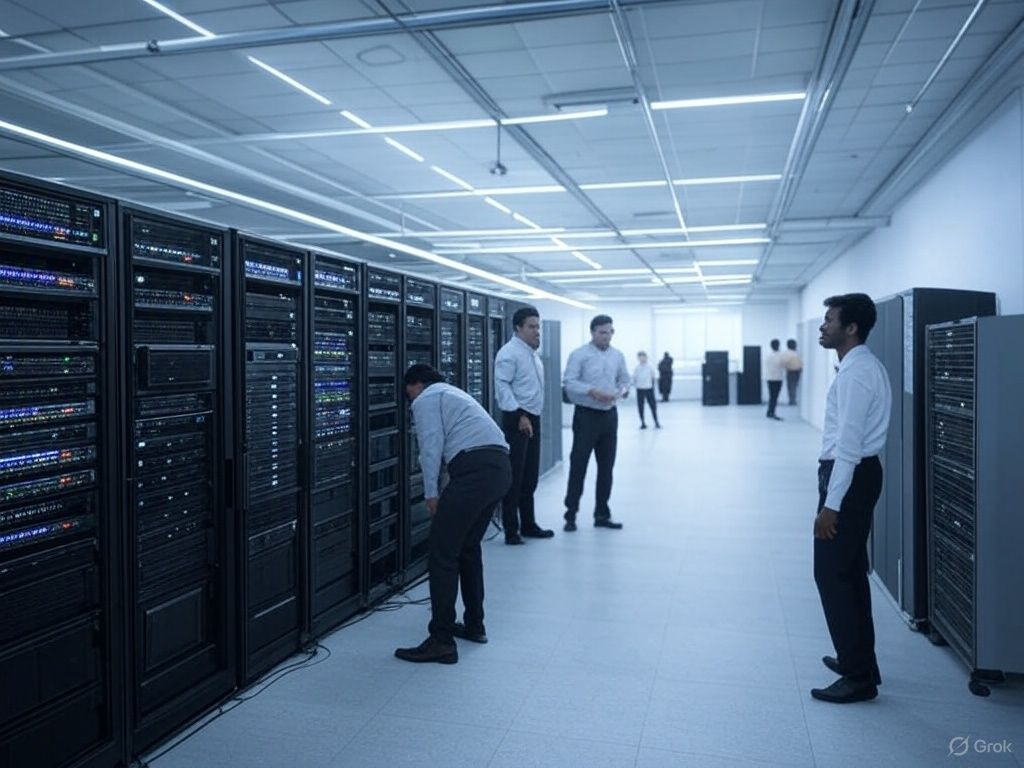
#> input picture cache/10-1920.jpeg, 1024 x 768 px, given in place of layer-base.png, which was not available
$ python composite-software-layers.py ../../cache 5 1.0
#> lines starting #> are read from the running program, lines starting #| are printed output that depends on the picture; pictures that were not available may be replaced by others from this repository, and a replacement may not be noted
"""Composite native, identically framed Blender passes in linear-light RGB."""
import sys
from pathlib import Path
from PIL import Image
import numpy as np
folder=Path(sys.argv[1]);frame=int(sys.argv[2]);opacity=float(sys.argv[3]);assert 0<=opacity<=1
# Work in linear light to avoid a dark fringe around fine glyph contours.
def linear(x):return np.where(x<=.04045,x/12.92,((x+.055)/1.055)**2.4)
def read(name):
#> called with name = 'base'
 a=np.asarray(Image.open(folder/f'layer-{name}.png').convert('RGBA'),dtype=np.float32)/255
 return linear(a[:,:,:3]),a[:,:,3:4]
#> in linear, `def linear(x):return np.where(x<=.04045,x/12.92,((x+.055)/1.055)**2.4)`:
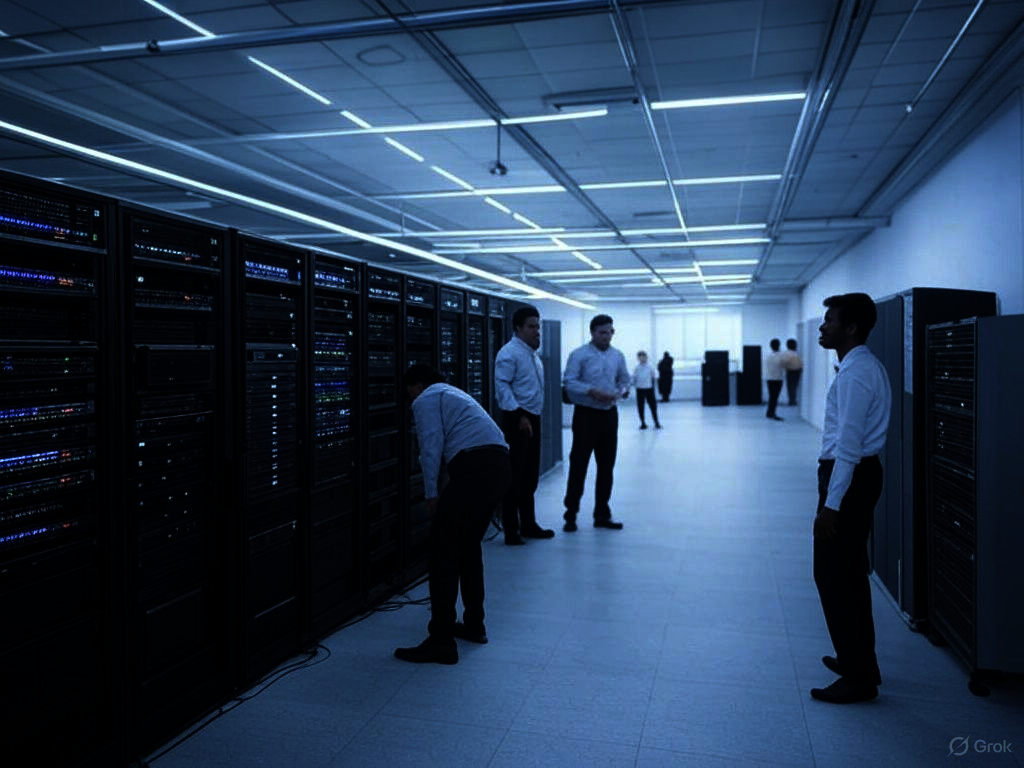
#> returned value: shape (768, 1024, 3) float32; mean of channels 0, 1, 2 0.168, 0.251, 0.354; drawn as R, G, B
base,ba=read('base')
#> ba: shape (768, 1024, 1) float32; every value is 1
for name,weight in [('glass',opacity),('front',1)]:
 rgb,a=read(name);a*=weight;base=rgb*a+base*(1-a)
#> call 2 of read, with name = 'glass'
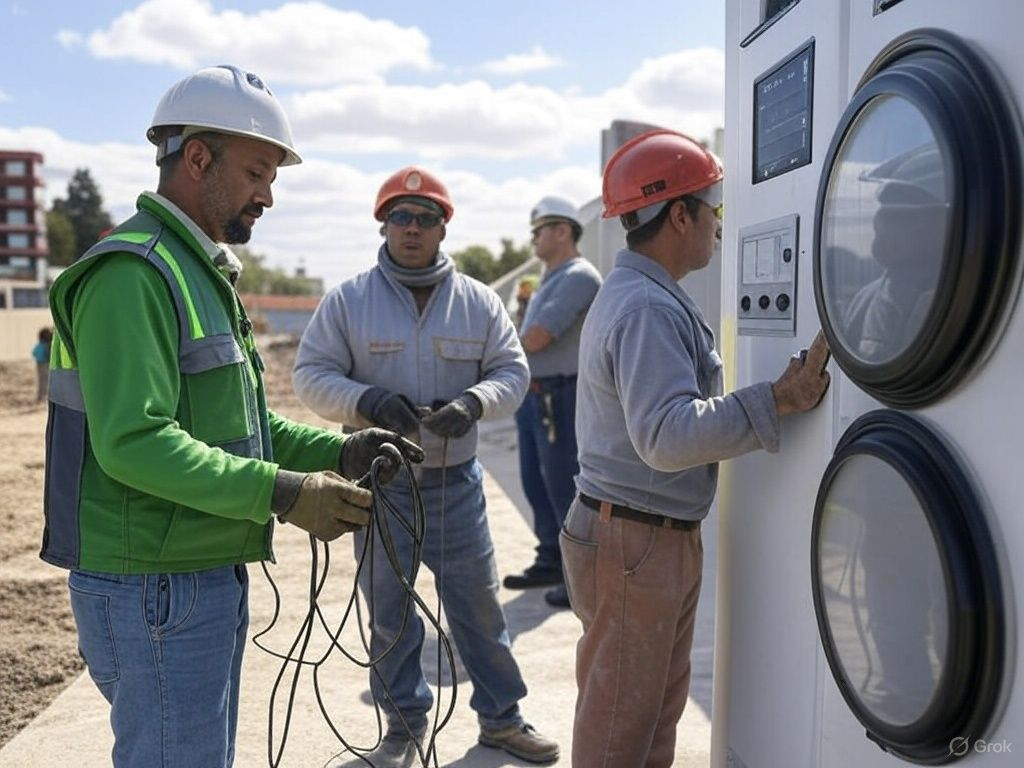
#> input picture cache/13-1920.jpeg, 1024 x 768 px, given in place of layer-glass.png, which was not available
#> in linear (call 2), `def linear(x):return np.where(x<=.04045,x/12.92,((x+.055)/1.055)**2.4)`:
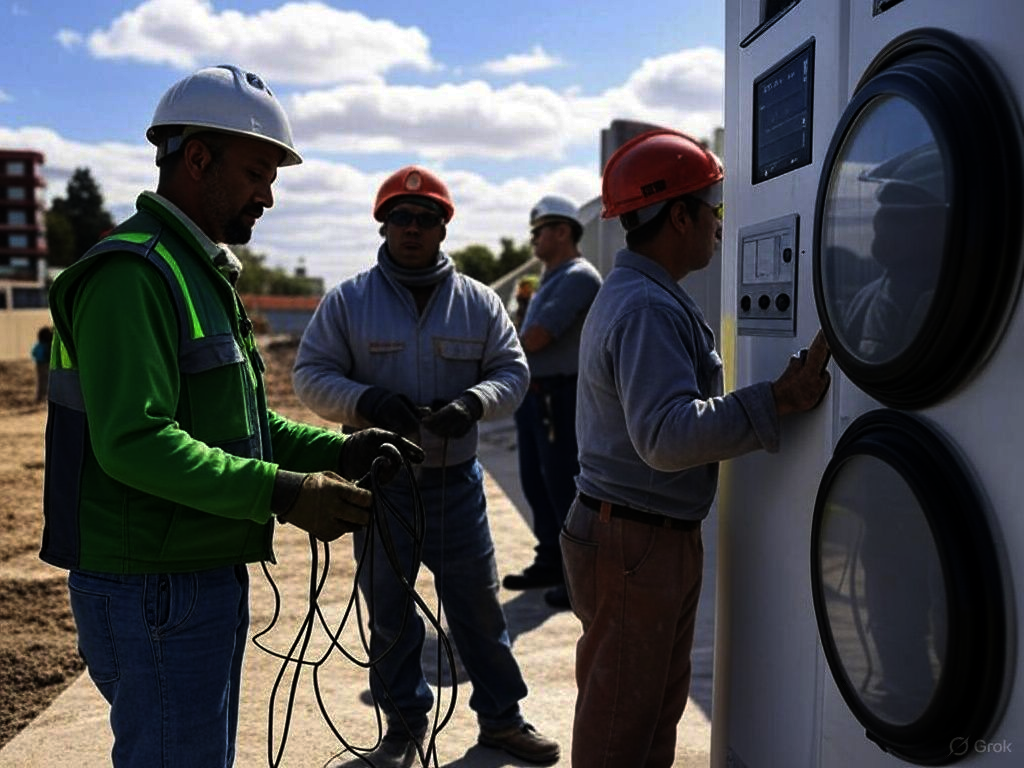
#> returned value: shape (768, 1024, 3) float32; mean of channels 0, 1, 2 0.303, 0.31, 0.329; drawn as R, G, B
srgb=np.where(base<=.0031308,12.92*base,1.055*np.maximum(base,0)**(1/2.4)-.055)
Image.fromarray(np.rint(np.clip(srgb,0,1)*255).astype('uint8')).save(folder/f'{frame:04d}.png')
